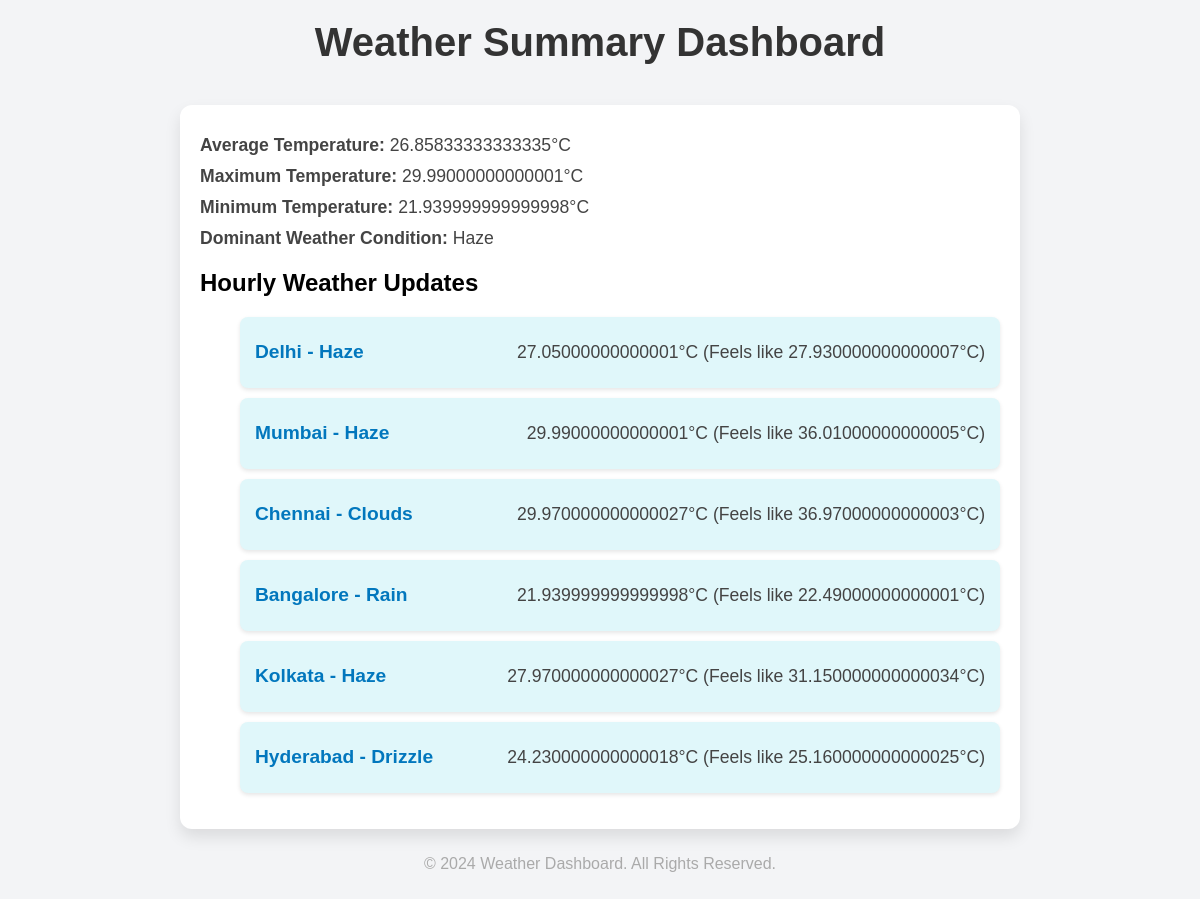
The page / on the database its author committed.
### weather/models.py (models this page shows)
class WeatherData(models.Model):
    city = models.CharField(max_length=100)
    main = models.CharField(max_length=100)
    temp = models.FloatField()
    feels_like = models.FloatField()
    timestamp = models.DateTimeField()

### weather/views.py (the view)
# urls.py: path('', views.daily_summary, name='daily_summary'),
def daily_summary(request):
    today = now().date()
    weather_today = WeatherData.objects.filter(timestamp__date=today)
    avg_temp = weather_today.aggregate(models.Avg('temp'))['temp__avg']
    max_temp = weather_today.aggregate(models.Max('temp'))['temp__max']
    min_temp = weather_today.aggregate(models.Min('temp'))['temp__min']
    dominant_condition = (
        weather_today.values('main')
        .annotate(count=models.Count('main'))
        .order_by('-count')
        .first()
    )
    alert_message = None
    if max_temp and max_temp > TEMP_THRESHOLD:
        alert_message = f"⚠️ High Temperature Alert! Max temp: {max_temp}°C"
        print(alert_message)
    context = {
        'weather_today': weather_today,
        'avg_temp': avg_temp,
        'max_temp': max_temp,
        'min_temp': min_temp,
        'dominant_condition': dominant_condition,
        'alert_message': alert_message,
    }
    return render(request, 'weather/summary.html', context)

### weather/templates/weather/summary.html (shortened to what this page needs)
<!DOCTYPE html>
<html lang="en">
<head>
</head>
<body>
    <h1>Weather Summary Dashboard</h1>
    <div class="summary-container">
        <p><strong>Average Temperature:</strong> {{ avg_temp }}°C</p>
        <p><strong>Maximum Temperature:</strong> {{ max_temp }}°C</p>
        <p><strong>Minimum Temperature:</strong> {{ min_temp }}°C</p>
        <p><strong>Dominant Weather Condition:</strong> {{ dominant_condition.main }}</p>
        <h2>Hourly Weather Updates</h2>
        <ul>
            {% for data in weather_today %}
            <li class="weather-card">
                <h3>{{ data.city }} - {{ data.main }}</h3>
                <p>{{ data.temp }}°C (Feels like {{ data.feels_like }}°C)</p>
            </li>
            {% endfor %}
        </ul>
    </div>
    <div class="footer">
        <p>&copy; 2024 Weather Dashboard. All Rights Reserved.</p>
    </div>
</body>
</html>

### weather/templates/weather/summary.html (style rules this page uses)
body { font-family: 'Arial', sans-serif; background-color: #f3f4f6; margin: 0; padding: 0; display: flex; flex-direction: column; align-items: center; min-height: 100vh; }
h1 { margin: 20px 0; font-size: 2.5rem; text-align: center; color: #333; }
.summary-container { width: 90%; max-width: 800px; margin-top: 20px; background-color: white; padding: 20px; border-radius: 12px; box-shadow: 0 8px 16px rgba(0, 0, 0, 0.1); }
.summary-container p { font-size: 1.1rem; margin: 10px 0; color: #444; }
.weather-card { display: flex; justify-content: space-between; align-items: center; background-color: #e0f7fa; margin-bottom: 10px; padding: 15px; border-radius: 8px; box-shadow: 0 2px 4px rgba(0, 0, 0, 0.1); animation: slideIn 0.8s ease-in-out; }
.weather-card h3 { margin: 0; font-size: 1.2rem; color: #0277bd; }
.footer { margin-top: auto; padding: 10px; text-align: center; color: #aaa; }

### rows shown on the page
WeatherData: city "Delhi", main "Haze", temp "27.05000000000001", feels_like "27.930000000000007"
WeatherData: city "Mumbai", main "Haze", temp "29.99000000000001", feels_like "36.01000000000005"
WeatherData: city "Chennai", main "Clouds", temp "29.970000000000027", feels_like "36.97000000000003"
WeatherData: city "Bangalore", main "Rain", temp "21.939999999999998", feels_like "22.49000000000001"
WeatherData: city "Kolkata", main "Haze", temp "27.970000000000027", feels_like "31.150000000000034"
WeatherData: city "Hyderabad", main "Drizzle", temp "24.230000000000018", feels_like "25.160000000000025"

### other values the page prints
{{ avg_temp }} "26.85833333333335"
{{ max_temp }} "29.99000000000001"
{{ min_temp }} "21.939999999999998"
{{ dominant_condition.main }} "Haze"
